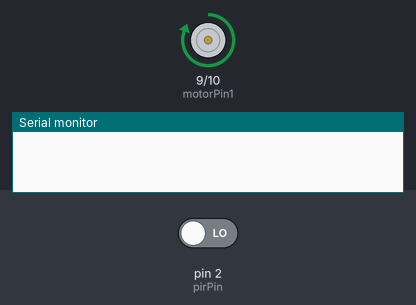
Recording of a sketch running on a simulated Arduino Uno, built with avr-gcc and run on an emulated ATmega328P. On the bench: motor-driver pin pairs drawn as motors (green arrow = first pin HIGH = forward, orange = second pin HIGH = backward, longer = more drive), the last lines printed to the serial monitor. The inputs (shaded band) are chosen by the test bench; at power-on: pin 2 (pirPin) LOW.

Above: at 1.2 s.
1.3 s: pin 2 (pirPin) driven HIGH
At 1.8 s:
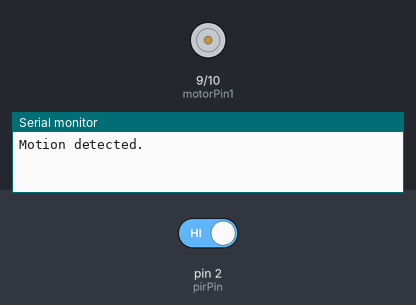
2.8 s: pin 2 (pirPin) driven LOW
At 4.5 s:
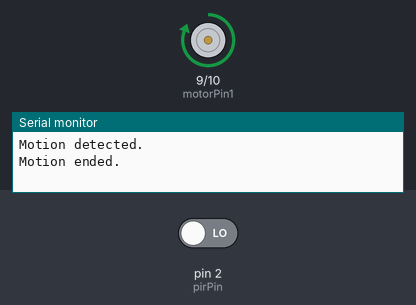
Timing chart, 0 to 6.0 s (numbered marks = the images above; inputs shaded):
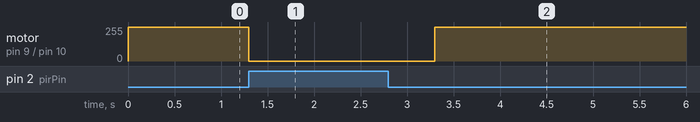

Measured:
- after the input at 1.3 s, motor on pin 9 (motorPin1) / pin 10 (motorPin2): forward 255/255 → stopped at once
- after the input at 2.8 s, motor on pin 9 (motorPin1) / pin 10 (motorPin2): stopped → forward 255/255 after 0.50 s

The sketch:

iot_project.ino
```cpp
#define pirPin 2
int calibrationTime = 10;
long unsigned int lowIn;
long unsigned int pause = 500;
boolean lockLow = true;
boolean takeLowTime;
int PIRValue = 0;
//motor driver
const int motorPin2  = 10; // Pin  7 of L293
const int motorPin1  = 9;  // Pin  2 of L293

void setup()
{
//Set pins as outputs
    pinMode(motorPin1, OUTPUT);
    pinMode(motorPin2, OUTPUT);
//This code  will turn Motor clockwise
    digitalWrite(motorPin1, HIGH);
    digitalWrite(motorPin2, LOW);
//This code will turn Motor counter-clockwise
    digitalWrite(motorPin1, HIGH);
    digitalWrite(motorPin2, LOW);

   Serial.begin(9600);
   pinMode(pirPin, INPUT);
}

void loop() {
   PIRSensor();
}

void PIRSensor() {
   if(digitalRead(pirPin) == HIGH) {
      if(lockLow) {
         PIRValue = 1;
         lockLow = false;
         Serial.println("Motion detected.");
         digitalWrite(motorPin1, LOW);
         digitalWrite(motorPin2, LOW);
         delay(50);
      }
      takeLowTime = true;
   }
   if(digitalRead(pirPin) == LOW) {
      if(takeLowTime){
         lowIn = millis();takeLowTime = false;
      }
      if(!lockLow && millis() - lowIn > pause) {
         PIRValue = 0;
         lockLow = true;
         Serial.println("Motion ended.");
         digitalWrite(motorPin1, HIGH);
         digitalWrite(motorPin2, LOW);
         delay(50);
      }
   }
}
```
